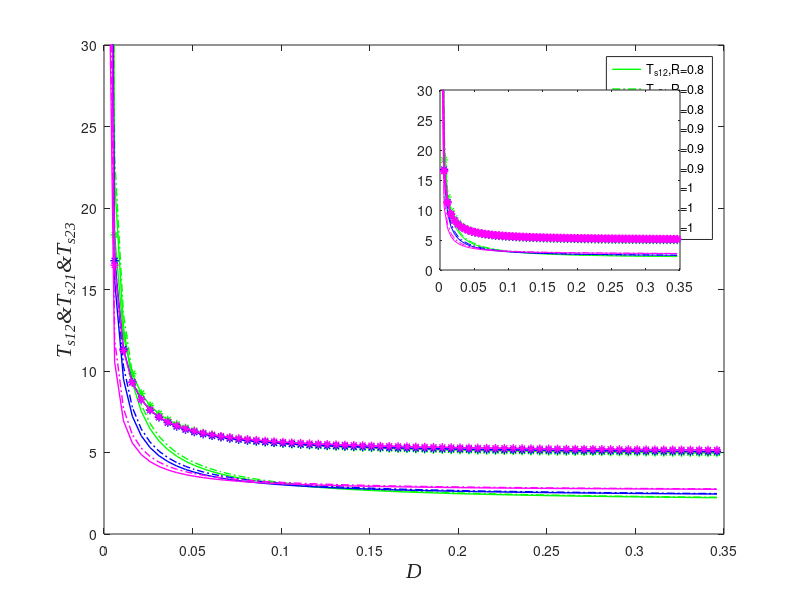

Source code (MATLAB):
clear all;clc;
a1=0.5;b1=1.2;v=0.45;r=0.8;c=0.005;e=0.05;A=0.3;
xs1=2;xs2=0.38;xs4=-xs1;xs3=-xs2;%xs1,xs2>0 (xs1,ys1)(xs2,ys2)是正势阱点  
ys1=0.182;ys2=0.035;ys4=-ys1;ys3=-ys2;
xu1=1.21;xu2=0;xu3=-xu1;%xu1>0;(xu1,yu1)是正势阱点
yu1=0.11;yu2=0;yu3=-yu1;
D=0.001:0.005:0.35;
us1=((1/2).*a1.*((xs1-b1).^2)+v.*exp((-(xs1-b1).^2)./(r.^2)))+(e/2)*ys1.^2+(c/2)*((xs1.^2)+(ys1.^2))-c.*xs1.*ys1;
us2=((1/2).*a1.*((xs2-b1).^2)+v.*exp((-(xs2-b1).^2)./(r.^2)))+(e/2)*ys2.^2+(c/2)*((xs2.^2)+(ys2.^2))-c.*xs2.*ys2;
us4=us1;us3=us2;
uu1=((1/2).*a1.*((xu1-b1).^2)+v.*exp((-(xu1-b1).^2)./(r.^2)))+(e/2)*yu1.^2+(c/2)*((xu1.^2)+(yu1.^2))-c.*xu1.*yu1;
uu2=((1/2).*a1.*((xu2-b1).^2)+v.*exp((-(xu2-b1).^2)./(r.^2)))+(e/2)*yu2.^2+(c/2)*((xu2.^2)+(yu2.^2))-c.*xu2.*yu2;
uu3=uu1;
js1=2*v.*(((r.^2)-2*(xs1-b1).^2)./r.^4).*exp(-((xs1-b1).^2)./r.^2)-a1-e;
js2=2*v.*(((r.^2)-2*(xs1-b1).^2)./r.^4).*exp(-((xs1-b1).^2)./r.^2)-a1-e;
ju1=2*v.*(((r.^2)-2*(xu1-b1).^2)./r.^4).*exp(-((xu1-b1).^2)./r.^2)-a1-e;
ju2=2*v.*(((r.^2)-2*(xu2-b1).^2)./r.^4).*exp(-((xu2-b1).^2)./r.^2)-a1-e;
ls1z=(1/2).*(js1-e-c+sqrt((js1+e+c).^2+4*c.^2));ls1f=(1/2).*(js1-e-c-sqrt((js1+e+c).^2+4*c.^2));%势阱点特征值
ls2z=(1/2).*(js2-e-c+sqrt((js2+e+c).^2+4*c.^2));ls2f=(1/2).*(js2-e-c-sqrt((js2+e+c).^2+4*c.^2));
bu1z=(1/2).*(ju1-e-c+sqrt((ju1+e+c).^2+4*c.^2));bu1f=(1/2).*(ju1-e-c-sqrt((ju1+e+c).^2+4*c.^2));%势垒点特征值
bu2z=(1/2).*(ju2-e-c+sqrt((ju2+e+c).^2+4*c.^2));bu2f=(1/2).*(ju2-e-c-sqrt((ju2+e+c).^2+4*c.^2));
rs12=(1./(2*pi))*sqrt(ls1z.*ls1f.*bu1z./abs(bu1f)).*exp((-1./D).*(uu1-us1));
rs21=(1./(2*pi))*sqrt(ls2z.*ls2f.*bu1z./abs(bu1f)).*exp((-1./D).*(uu1-us2));
rs23=(1./(2*pi))*sqrt(ls2z.*ls2f.*bu2z./abs(bu2f)).*exp((-1./D).*(uu2-us2));
Ts112=log(rs12.^-1);Ts121=log(rs21.^-1);Ts123=log(rs23.^-1);

a1=0.5;b1=1.2;v=0.45;r=0.9;c=0.005;e=0.05;A=0.3;
xs1=1.99;xs2=0.39;xs4=-xs1;xs3=-xs2;%xs1,xs2>0 (xs1,ys1)(xs2,ys2)是正势阱点  
ys1=0.181;ys2=0.036;ys4=-ys1;ys3=-ys2;
xu1=1.21;xu2=0;xu3=-xu1;%xu1>0;(xu1,yu1)是正势阱点
yu1=0.11;yu2=0;yu3=-yu1;
D=0.001:0.005:0.35;
us1=((1/2).*a1.*((xs1-b1).^2)+v.*exp((-(xs1-b1).^2)./(r.^2)))+(e/2)*ys1.^2+(c/2)*((xs1.^2)+(ys1.^2))-c.*xs1.*ys1;
us2=((1/2).*a1.*((xs2-b1).^2)+v.*exp((-(xs2-b1).^2)./(r.^2)))+(e/2)*ys2.^2+(c/2)*((xs2.^2)+(ys2.^2))-c.*xs2.*ys2;
us4=us1;us3=us2;
uu1=((1/2).*a1.*((xu1-b1).^2)+v.*exp((-(xu1-b1).^2)./(r.^2)))+(e/2)*yu1.^2+(c/2)*((xu1.^2)+(yu1.^2))-c.*xu1.*yu1;
uu2=((1/2).*a1.*((xu2-b1).^2)+v.*exp((-(xu2-b1).^2)./(r.^2)))+(e/2)*yu2.^2+(c/2)*((xu2.^2)+(yu2.^2))-c.*xu2.*yu2;
uu3=uu1;
js1=2*v.*(((r.^2)-2*(xs1-b1).^2)./r.^4).*exp(-((xs1-b1).^2)./r.^2)-a1-e;
js2=2*v.*(((r.^2)-2*(xs1-b1).^2)./r.^4).*exp(-((xs1-b1).^2)./r.^2)-a1-e;
ju1=2*v.*(((r.^2)-2*(xu1-b1).^2)./r.^4).*exp(-((xu1-b1).^2)./r.^2)-a1-e;
ju2=2*v.*(((r.^2)-2*(xu2-b1).^2)./r.^4).*exp(-((xu2-b1).^2)./r.^2)-a1-e;
ls1z=(1/2).*(js1-e-c+sqrt((js1+e+c).^2+4*c.^2));ls1f=(1/2).*(js1-e-c-sqrt((js1+e+c).^2+4*c.^2));%势阱点特征值
ls2z=(1/2).*(js2-e-c+sqrt((js2+e+c).^2+4*c.^2));ls2f=(1/2).*(js2-e-c-sqrt((js2+e+c).^2+4*c.^2));
bu1z=(1/2).*(ju1-e-c+sqrt((ju1+e+c).^2+4*c.^2));bu1f=(1/2).*(ju1-e-c-sqrt((ju1+e+c).^2+4*c.^2));%势垒点特征值
bu2z=(1/2).*(ju2-e-c+sqrt((ju2+e+c).^2+4*c.^2));bu2f=(1/2).*(ju2-e-c-sqrt((ju2+e+c).^2+4*c.^2));
rs12=(1./(2*pi))*sqrt(ls1z.*ls1f.*bu1z./abs(bu1f)).*exp((-1./D).*(uu1-us1));
rs21=(1./(2*pi))*sqrt(ls2z.*ls2f.*bu1z./abs(bu1f)).*exp((-1./D).*(uu1-us2));
rs23=(1./(2*pi))*sqrt(ls2z.*ls2f.*bu2z./abs(bu2f)).*exp((-1./D).*(uu2-us2));
Ts212=log(rs12.^-1);Ts221=log(rs21.^-1);Ts223=log(rs23.^-1);

a1=0.5;b1=1.2;v=0.45;r=1;c=0.005;e=0.05;A=0.3;
xs1=1.95;xs2=0.44;xs4=-xs1;xs3=-xs2;%xs1,xs2>0 (xs1,ys1)(xs2,ys2)是正势阱点  
ys1=0.178;ys2=0.04;ys4=-ys1;ys3=-ys2;
xu1=1.21;xu2=0;xu3=-xu1;%xu1>0;(xu1,yu1)是正势阱点
yu1=0.11;yu2=0;yu3=-yu1;
D=0.001:0.005:0.35;
us1=((1/2).*a1.*((xs1-b1).^2)+v.*exp((-(xs1-b1).^2)./(r.^2)))+(e/2)*ys1.^2+(c/2)*((xs1.^2)+(ys1.^2))-c.*xs1.*ys1;
us2=((1/2).*a1.*((xs2-b1).^2)+v.*exp((-(xs2-b1).^2)./(r.^2)))+(e/2)*ys2.^2+(c/2)*((xs2.^2)+(ys2.^2))-c.*xs2.*ys2;
us4=us1;us3=us2;
uu1=((1/2).*a1.*((xu1-b1).^2)+v.*exp((-(xu1-b1).^2)./(r.^2)))+(e/2)*yu1.^2+(c/2)*((xu1.^2)+(yu1.^2))-c.*xu1.*yu1;
uu2=((1/2).*a1.*((xu2-b1).^2)+v.*exp((-(xu2-b1).^2)./(r.^2)))+(e/2)*yu2.^2+(c/2)*((xu2.^2)+(yu2.^2))-c.*xu2.*yu2;
uu3=uu1;
js1=2*v.*(((r.^2)-2*(xs1-b1).^2)./r.^4).*exp(-((xs1-b1).^2)./r.^2)-a1-e;
js2=2*v.*(((r.^2)-2*(xs1-b1).^2)./r.^4).*exp(-((xs1-b1).^2)./r.^2)-a1-e;
ju1=2*v.*(((r.^2)-2*(xu1-b1).^2)./r.^4).*exp(-((xu1-b1).^2)./r.^2)-a1-e;
ju2=2*v.*(((r.^2)-2*(xu2-b1).^2)./r.^4).*exp(-((xu2-b1).^2)./r.^2)-a1-e;
ls1z=(1/2).*(js1-e-c+sqrt((js1+e+c).^2+4*c.^2));ls1f=(1/2).*(js1-e-c-sqrt((js1+e+c).^2+4*c.^2));%势阱点特征值
ls2z=(1/2).*(js2-e-c+sqrt((js2+e+c).^2+4*c.^2));ls2f=(1/2).*(js2-e-c-sqrt((js2+e+c).^2+4*c.^2));
bu1z=(1/2).*(ju1-e-c+sqrt((ju1+e+c).^2+4*c.^2));bu1f=(1/2).*(ju1-e-c-sqrt((ju1+e+c).^2+4*c.^2));%势垒点特征值
bu2z=(1/2).*(ju2-e-c+sqrt((ju2+e+c).^2+4*c.^2));bu2f=(1/2).*(ju2-e-c-sqrt((ju2+e+c).^2+4*c.^2));
rs12=(1./(2*pi))*sqrt(ls1z.*ls1f.*bu1z./abs(bu1f)).*exp((-1./D).*(uu1-us1));
rs21=(1./(2*pi))*sqrt(ls2z.*ls2f.*bu1z./abs(bu1f)).*exp((-1./D).*(uu1-us2));
rs23=(1./(2*pi))*sqrt(ls2z.*ls2f.*bu2z./abs(bu2f)).*exp((-1./D).*(uu2-us2));
Ts312=log(rs12.^-1);Ts321=log(rs21.^-1);Ts323=log(rs23.^-1);
plot(D,Ts112,'g-','linewidth',1);hold on
plot(D,Ts121,'g-.','linewidth',1);hold on
plot(D,Ts123,'g-*','linewidth',1);hold on
plot(D,Ts212,'b-','linewidth',1);hold on
plot(D,Ts221,'b-.','linewidth',1);hold on
plot(D,Ts223,'b-*','linewidth',1);hold on
plot(D,Ts312,'m-','linewidth',1);hold on
plot(D,Ts321,'m-.','linewidth',1);hold on
plot(D,Ts323,'m-*','linewidth',1);

ylim([0,30])
xlabel('\itD','FontName','Times New Roman','FontSize',15.5);
 ylabel('\itT_{s12}&T_{s21}&T_{s23}','FontName','Times New Roman','FontSize',15.5);
legend('T_{s12},R=0.8','T_{s21},R=0.8','T_{s23},R=0.8','T_{s12},R=0.9','T_{s21},R=0.9','T_{s23},R=0.9','T_{s12},R=1','T_{s21},R=1','T_{s23},R=1')
axes('position',[0.55,0.55,0.3,0.3]); %关键在这句！所画的小图
plot(D,Ts112,'g-',D,Ts121,'g-.',D,Ts123,'g-*',D,Ts212,'b-',D,Ts221,'b-.',D,Ts223,'b-*',D,Ts312,'m-',D,Ts321,'m-.',D,Ts323,'m-*','LineWidth',1.5);

ylim([0 30])